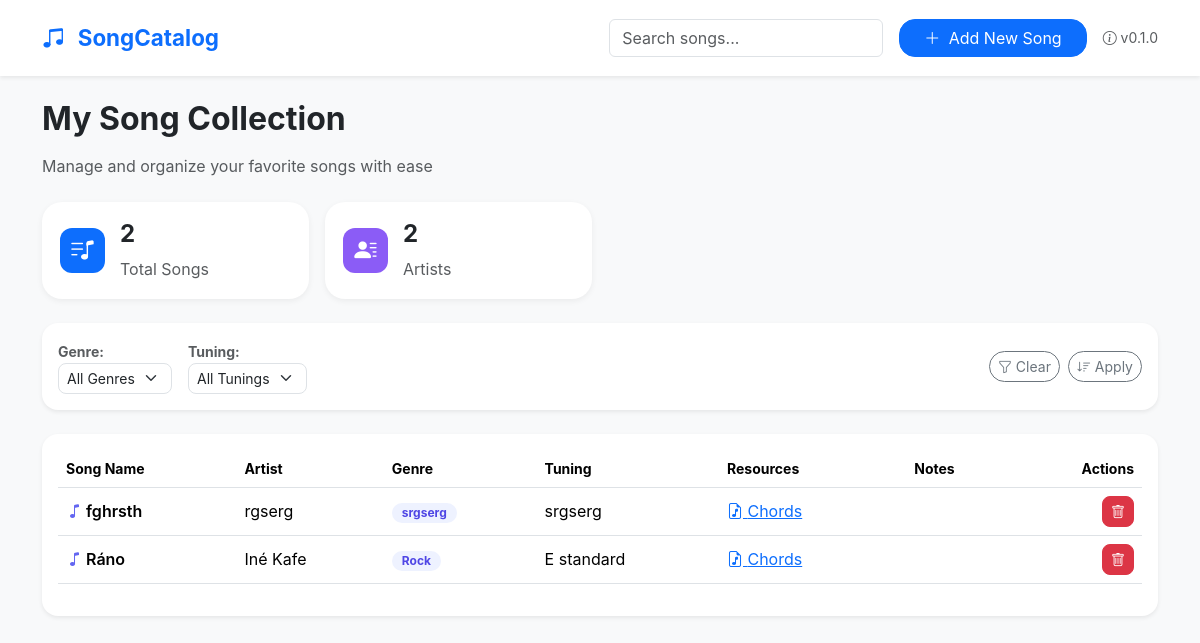
The page / on the database its author committed.
### tables this page shows
CREATE TABLE songs (
            id INTEGER PRIMARY KEY AUTOINCREMENT,
            name TEXT NOT NULL,
            artist TEXT,
            genre TEXT,
            tuning TEXT,
            link TEXT,
            note TEXT
        );

### app.py (the view)
@app.route("/")
def index():
    search = request.args.get("search", "")
    genre = request.args.get("genre", "")
    tuning = request.args.get("tuning", "")
    with sqlite3.connect("songs.db") as conn:
        conn.row_factory = sqlite3.Row
        genres = [r[0] for r in conn.execute(
            "SELECT DISTINCT genre FROM songs WHERE genre IS NOT NULL AND genre != '' ORDER BY genre"
        ).fetchall()]
        tunings = [r[0] for r in conn.execute(
            "SELECT DISTINCT tuning FROM songs WHERE tuning IS NOT NULL AND tuning != '' ORDER BY tuning"
        ).fetchall()]
        query = "SELECT * FROM songs"
        conditions = []
        params = []
        if search:
            conditions.append("(name LIKE ? OR artist LIKE ? OR genre LIKE ?)")
            params.extend([f"%{search}%", f"%{search}%", f"%{search}%"])
        if genre:
            conditions.append("genre = ?")
            params.append(genre)
        if tuning:
            conditions.append("tuning = ?")
            params.append(tuning)
        if conditions:
            query += " WHERE " + " AND ".join(conditions)
        rows = conn.execute(query, params).fetchall()
    return render_template("index.html", songs=rows, search=search,
                           genres=genres, tunings=tunings,
                           selected_genre=genre, selected_tuning=tuning,
                           app_version=APP_VERSION)

### templates/index.html (shortened to what this page needs)
{% extends "base.html" %}
{% block content %}
<h2 class="fw-bold mb-3">My Song Collection</h2>
<p class="text-muted mb-4">Manage and organize your favorite songs with ease</p>
<div class="row g-3 mb-4">
  <div class="col-md-3">
    <div class="stat-card">
      <div class="icon bg-primary"><i class="bi bi-music-note-list"></i></div>
      <div>
        <h4 class="fw-bold">{{ songs|length }}</h4>
        <p class="text-muted mb-0">Total Songs</p>
      </div>
    </div>
  </div>
  <div class="col-md-3">
    <div class="stat-card">
      <div class="icon bg-purple"><i class="bi bi-person-lines-fill"></i></div>
      <div>
        <h4 class="fw-bold">{{ songs|map(attribute='artist')|unique|list|length }}</h4>
        <p class="text-muted mb-0">Artists</p>
      </div>
    </div>
  </div>
</div>
<form id="filtersForm" method="get" action="{{ url_for('index') }}" class="filter-bar shadow-sm bg-white p-3 rounded-4 d-flex align-items-center mb-4">
  <div class="me-3">
    <label class="text-muted small fw-bold">Genre:</label>
    <select name="genre" class="form-select form-select-sm rounded-3" onchange="this.form.submit()">
      <option value="" {% if not selected_genre %}selected{% endif %}>All Genres</option>
    </select>
  </div>
  <div>
    <label class="text-muted small fw-bold">Tuning:</label>
    <select name="tuning" class="form-select form-select-sm rounded-3" onchange="this.form.submit()">
      <option value="" {% if not selected_tuning %}selected{% endif %}>All Tunings</option>
    </select>
  </div>
  <div class="ms-auto d-flex gap-2">
    <button type="button" id="clearFilters" class="btn btn-outline-secondary btn-sm rounded-4">
      <i class="bi bi-funnel"></i> Clear
    </button>
    <button type="submit" class="btn btn-outline-secondary btn-sm rounded-4"><i class="bi bi-sort-down"></i> Apply</button>
  </div>
</form>
<div class="table-responsive bg-white shadow-sm p-3 rounded-4">
  <table class="table align-middle">
    <thead>
      <tr class="text-muted small">
        <th>Song Name</th>
        <th>Artist</th>
        <th>Genre</th>
        <th>Tuning</th>
        <th>Resources</th>
        <th>Notes</th>
        <th class="text-end">Actions</th>
      </tr>
    </thead>
    <tbody>
    {% for song in songs %}
      <tr>
        <td class="fw-semibold">
          <i class="bi bi-music-note icon-color"></i> {{ song['name'] }}
        </td>
        <td>{{ song['artist'] }}</td>
        <td>
          {% if song['genre'] %}
            <span class="badge genre-badge">{{ song['genre'] }}</span>
          {% endif %}
        </td>
        <td>{{ song['tuning'] }}</td>
        <td>
          {% if song['link'] %}
            <a href="{{ song['link'] }}" class="me-2" target="_blank"><i class="bi bi-file-earmark-music"></i> Chords</a>
          {% endif %}
        </td>
        <td class="text-muted small">{{ song['note'] }}</td>
        <td class="text-end">
          <button class="btn btn-sm btn-danger rounded-3"
                  data-bs-toggle="modal"
                  data-bs-target="#deleteModal"
                  data-song-id="{{ song['id'] }}"
                  data-song-name="{{ song['name'] }}">
            <i class="bi bi-trash"></i>
          </button>
        </td>
      </tr>
    {% endfor %}
    </tbody>
  </table>
</div>
{% endblock %}

### templates/base.html (shortened to what this page needs)
<!DOCTYPE html>
<html lang="en">
<head>
    <link href="https://cdn.jsdelivr.net/npm/bootstrap@5.3.3/dist/css/bootstrap.min.css" rel="stylesheet">
    <link href="https://cdn.jsdelivr.net/npm/bootstrap-icons@1.11.3/font/bootstrap-icons.css" rel="stylesheet">
    <link rel="stylesheet" href="{{ url_for('static', filename='style.css') }}">
</head>
<body class="bg-light">
<nav class="navbar navbar-expand-lg shadow-sm bg-white py-3">
  <div class="container">
    <a class="navbar-brand fw-bold text-primary" style="font-size: 1.4rem;" href="{{ url_for('index') }}">
      <i class="bi bi-music-note-beamed me-2"></i> SongCatalog
    </a>
    <form class="d-flex ms-auto me-3" method="get" action="{{ url_for('index') }}">
      <input class="form-control" type="search" name="search" placeholder="Search songs..."
             value="{{ request.args.get('search', '') }}">
    </form>
    <a href="{{ url_for('add') }}" class="btn btn-primary rounded-4 px-4">
      <i class="bi bi-plus-lg me-1"></i> Add New Song
    </a>
    <span class="ms-3 text-muted small">
      <i class="bi bi-info-circle"></i> v{{ app_version }}
    </span>
  </div>
</nav>
<div class="container py-4">
    {% block content %}{% endblock %}
</div>
</body>
</html>

### static/style.css (style rules this page uses)
body { font-family: 'Inter', sans-serif; }
.stat-card { background: white; border-radius: 20px; padding: 18px; display: flex; align-items: center; gap: 15px; box-shadow: 0 2px 6px rgba(0,0,0,0.06); }
.stat-card .icon { width: 45px; height: 45px; display: flex; align-items: center; justify-content: center; color: white; border-radius: 12px; font-size: 1.4rem; }
.bg-purple { background: #8b5cf6; }
.filter-bar { border-radius: 20px; }
.genre-badge { background: #eef2ff; color: #4f46e5; border-radius: 12px; padding: 4px 10px; }
.icon-color { color: #6366f1; }

### rows shown on the page
songs: name "fghrsth", artist "rgserg", genre "srgserg", tuning "srgserg"
songs: name "Ráno", artist "Iné Kafe", genre "Rock", tuning "E standard"

### other values the page prints
{{ app_version }} "0.1.0"
{{ songs|length }} "2"
{{ songs|map(attribute='artist')|unique|list|length }} "2"
